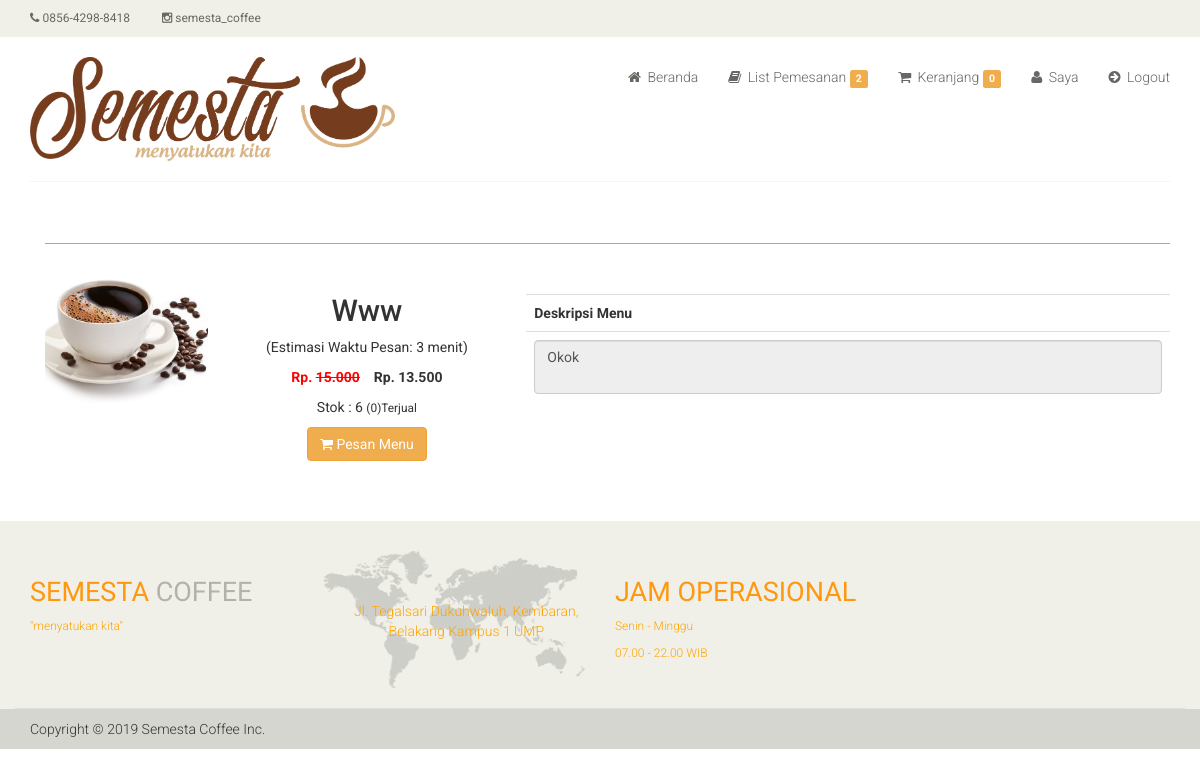
/ee11cbb19052e40b07aac0ca060c23ee/index.php?i=detail-barang&id=35 (signed in), run on an earlier commit of the app's database.
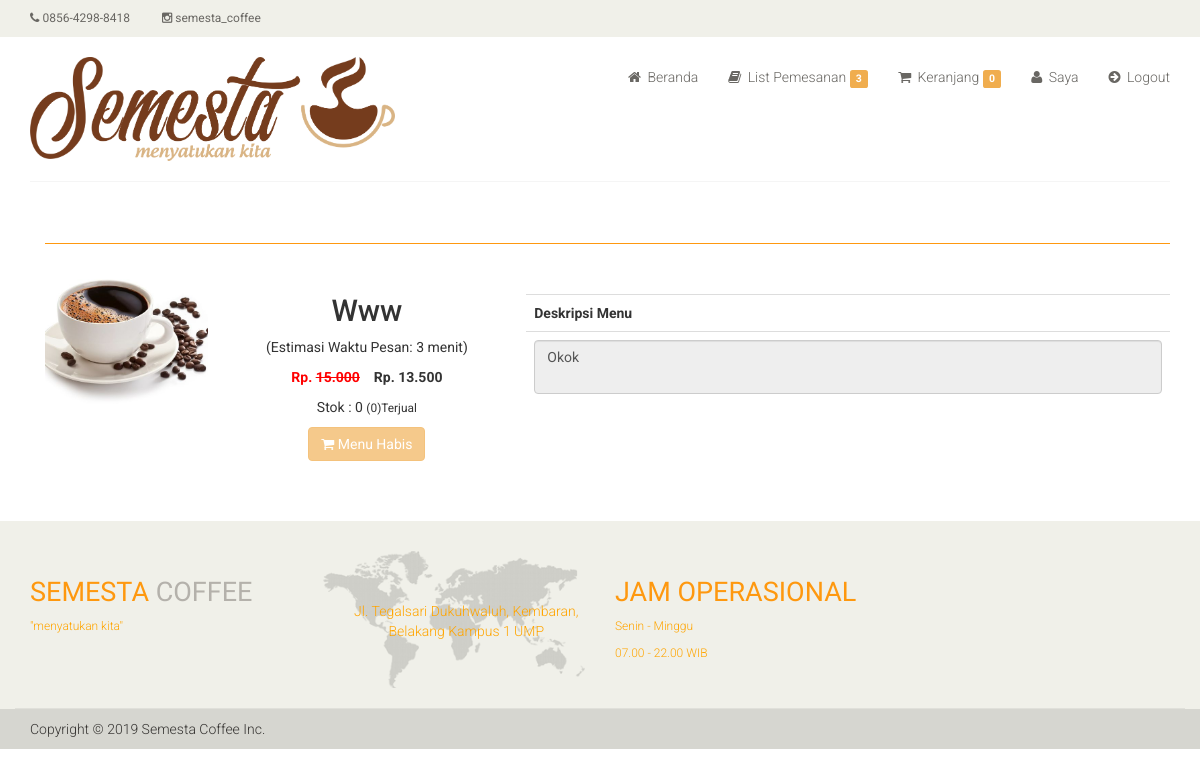
And on a later commit of the database.
### tables this page shows
CREATE TABLE `m_barang` (
  `brg_id` int(11) NOT NULL,
  `judul` varchar(100) NOT NULL,
  `estimasi_menu` varchar(255) NOT NULL,
  `penerbit_id` int(11) DEFAULT NULL,
  `thn_terbit` varchar(100) DEFAULT NULL,
  `kota_terbit` varchar(100) DEFAULT NULL,
  `stok` int(11) NOT NULL,
  `jenis_id` int(11) DEFAULT NULL,
  `kategori_id` int(11) NOT NULL,
  `kategoriacc_id` int(11) DEFAULT NULL,
  `penulis_id` int(11) DEFAULT NULL,
  `harga_beli` int(11) NOT NULL,
  `harga_jual` int(11) NOT NULL,
  `jml_terjual` int(11) NOT NULL,
  `diskon` double(8,2) NOT NULL,
  `berat` double(8,2) DEFAULT NULL,
  `jml_halaman` int(11) DEFAULT NULL,
  `image` varchar(100) NOT NULL,
  `deskripsi` varchar(1000) NOT NULL
);

### ee11cbb19052e40b07aac0ca060c23ee/dtl_barang.php (the view, shortened to what the changed rows need)
<section>
	<div class="container">
		<div class="row">
			<?php
			$sbuku = mysqli_query($koneksi, "SELECT * FROM m_barang a
								  			 LEFT OUTER JOIN l_kategori b on a.kategori_id = b.kategori_id
								  			 LEFT OUTER JOIN l_penerbit c on a.penerbit_id = c.penerbit_id
								  			 LEFT OUTER JOIN l_penulis d on a.penulis_id = d.penulis_id
											 WHERE brg_id = '$_GET[id]'");
			$hbuku = mysqli_fetch_array($sbuku);
			?>
			<div class="col-sm-12 padding-right">
				<div class="category-tab">
					<div class="col-sm-12">
						<ul class="nav nav-tabs">
						</ul>
					</div>
					<div class="tab-content">
						<div class="tab-pane fade active in">
							<div class="col-sm-2">
								<div class="">
									<div class="single-products">
										<div class="productinfo text-right">
											<img class="img img-responsive" src="../<?php echo md5('admin') ?>/dist/img/buku/<?php echo $hbuku['image'] ?>" style="align-content: center;" />
										</div>
									</div>
								</div>
							</div>
							<div class="col-sm-3">
								<div class="">
									<div class="single-products">
										<div class="text-center">
											<h2><?php echo $hbuku['judul'] ?></h2>
											<p>(Estimasi Waktu Pesan: <?php echo $hbuku['estimasi_menu'] ?> menit)</p>
											<?php
											$diskon = $hbuku['diskon'] / 100;
											if ($diskon > 0) {
												$harga = $hbuku['harga_jual'] * $diskon;
												$hrg = $hbuku['harga_jual'] - $harga;
												?>
												<font style="color:red"><b>Rp. <strike><?php echo number_format($hbuku['harga_jual'], 0, ",", ".") ?></strike></b></font>
												<font>&nbsp;&nbsp;</font>
												<font><b> Rp. <?php echo number_format($hrg, 0, ",", ".") ?></b></font>
											<?php
											} else {
												?>
												<p><b>Rp. <?php echo number_format($hbuku['harga_jual'], 0, ",", ".") ?></b></p>
											<?php
											}
											?>
											<p>Stok : <?php echo $hbuku['stok'] ?> <small>(<?php echo $hbuku['jml_terjual'] ?>)Terjual</small></p>
											<a href="?i=<?php echo md5('beli') ?>&idbrg=<?php echo $hbuku['brg_id'] ?>" class="btn btn-warning" <?php if ($hbuku['stok'] == 0) {
																																					echo "disabled";
																																				} else {
																																					echo "";
																																				} ?>><i class="fa fa-shopping-cart"></i>
												<?php if ($hbuku['stok'] == 0) {
													echo "Menu Habis";
												} else {
													echo "Pesan Menu";
												} ?> </a>
										</div><br />
									</div>
								</div>
							</div>
							<div class="col-sm-7">
								<div class="">
									<div class="single-products">
										<div class="table-responsive">
											<table class="table">
												<tr>
													<th>Deskripsi Menu</th>
												</tr>
												<tr>
													<td>
														<textarea class="form-control" readonly><?php echo $hbuku['deskripsi'] ?></textarea>
													</td>
												</tr>
											</table>
										</div>
									</div>
								</div>
							</div>
						</div>
					</div>
				</div>
			</div>
		</div>
	</div>
</section><br /><br />

### ee11cbb19052e40b07aac0ca060c23ee/index.php (shortened to what the changed rows need)
<?php
require_once("../functions.php");
if (empty($_SESSION['id'])) {
	?>
	<script>
		// window.location = "../";
		// alert("Silahkan Login Terlebih Dahulu!!!");
		Swal.fire({
			title: 'Silahkan login dulu yaa kak,',
			animation: false,
			customClass: {
				popup: 'animated tada'
			},
			text: "",
			type: 'warning',
			showCancelButton: false,
			confirmButtonColor: '#FFA500',
			confirmButtonText: 'Yaa, login'
		}).then((result) => {
			if (result.value) {
				window.location = "../";
			}
		})
	</script>
	<?php
	} else {
		$a = mysqli_query($koneksi, "SELECT * FROM m_user WHERE user_id = '$_SESSION[id]'");
		$h = mysqli_fetch_array($a);
		if ($h['level_id'] != 2) {
			header("Location: ../login_val.php?lv=$h[level_id]");
		} else {
			?>
		<!DOCTYPE html>
		<html lang="en">
		<head>
			<link href="../css/bootstrap.min.css" rel="stylesheet">
			<link href="../css/font-awesome.min.css" rel="stylesheet">
			<link href="../css/prettyPhoto.css" rel="stylesheet">
			<link href="../css/price-range.css" rel="stylesheet">
			<link href="../css/animate.css" rel="stylesheet">
			<link href="../css/main.css" rel="stylesheet">
			<link href="../css/responsive.css" rel="stylesheet">
		</head>
		<body>
			<header id="header">
				<div class="header_top">
					<div class="container">
						<div class="row">
							<div class="col-sm-6">
								<div class="contactinfo">
									<ul class="nav nav-pills">
										<li><a href="#"><i class="fa fa-phone"></i> 0856-4298-8418</a></li>
										<li><a href="https://www.instagram.com/semesta_coffee/" target="_blank"><i class="fa fa-instagram"></i> semesta_coffee</a></li>
									</ul>
								</div>
							</div>
						</div>
					</div>
				</div>
				<div class="header-middle">
					<div class="container">
						<div class="row">
							<div class="col-sm-4">
								<div class="logo pull-left">
									<a href="?i="><img class="img img-responsive" src="../images/logo_header.png" width="390" height="95"></a>
								</div>
							</div>
							<div class="col-sm-8">
								<div class="shop-menu pull-right">
									<ul class="nav navbar-nav">
										<?php
												$sker = mysqli_query($koneksi, "SELECT * FROM t_keranjang WHERE user_id = '$_SESSION[id]' AND pemesanan_id = '0'");
												$nker = mysqli_num_rows($sker);
												$sker1 = mysqli_query($koneksi, "SELECT * FROM t_pemesanan a WHERE a.status_id < '5' AND a.user_id = '$_SESSION[id]'");
												$nker1 = mysqli_num_rows($sker1);
												?>
										<li><a href="?i=beranda"><i class="fa fa-home"></i> Beranda</a></li>
										<li><a href="?i=list_pemesanan"><i class="fa fa-book"></i> List Pemesanan
												<span class="label label-warning"><?php echo $nker1 ?></span></a></li>
										<li><a href="?i=keranjang"><i class="fa fa-shopping-cart"></i> Keranjang
												<span class="label label-warning"><?php echo $nker ?></span></a></li>
										<li><a href="?i=saya"><i class="fa fa-user"></i> Saya</a></li>
										<li><a href="../logout.php"><i class="fa  fa-arrow-circle-right"></i> Logout</a></li>
									</ul>
								</div>
							</div>
						</div>
					</div>
				</div>
				<div class="header-bottom">
					<div class="container">
						<div class="row">
							<div class="col-sm-9">
							</div>
							<div class="col-sm-3">
							</div>
						</div>
					</div>
				</div>
			</header>
			<?php
					switch ($_GET['i']) {
						case 'detail-barang':
							require_once('dtl_barang.php');
							break;
							?>
				<?php
					}
					?>
				<footer id="footer">
					<div class="footer-top">
						<div class="container">
							<div class="row">
								<div class="col-sm-3">
									<div class="companyinfo">
										<h2><span>Semesta</span> Coffee</h2>
										<p style="color: orange;">"menyatukan kita"</p>
									</div>
								</div>
								<div class="col-sm-3">
									<div class="address">
										<img src="../images/home/map.png" alt="" />
										<p style="text-align:center; color: orange;">Jl. Tegalsari Dukuhwaluh, Kembaran, Belakang Kampus 1 UMP</p>
									</div>
								</div>
								<div class="col-sm-3">
									<div class="companyinfo">
										<h2><span>Jam Operasional</span></h2>
										<p style="color: orange;">Senin - Minggu</p>
										<p style="color: orange;">07.00 - 22.00 WIB</p>
									</div>
								</div>
							</div>
						</div>
					</div>
					<div class="footer-bottom">
						<div class="container">
							<div class="row">
								<p class="pull-left">Copyright © 2019 Semesta Coffee Inc.</p>
							</div>
						</div>
					</div>
				</footer>
		</body>
		</html>
<?php
	}
}
?>

What changed in the data, as far as the page shows it:
changed m_barang "Www": stok "6" → "0"
Also different on the page:
$nker1: "2" → "3"
text no longer shown: "Pesan Menu"
text now shown: "Menu Habis"
